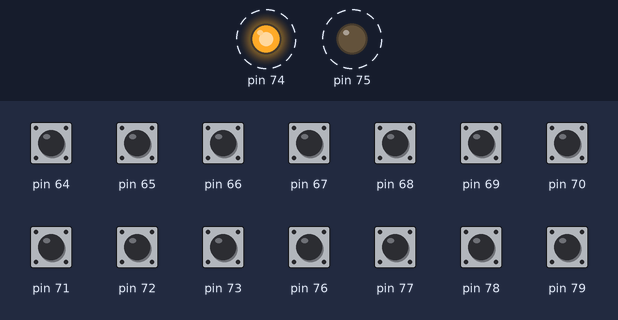
Simulated run of this sketch. Board: Teensy 4. On the bench: output pins drawn as LEDs (lit = HIGH). Dashed ring = blinking. The test bench sets the inputs (shaded band); at power-on: pin 64–73, pin 76–79 HIGH. What the sketch prints to the serial monitor is not drawn.

Above: at 6.45 s.
Timing chart, 0 to 9.0 s (numbered marks = the images above):
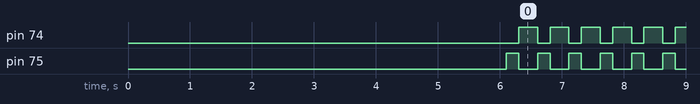

Measured:
- by itself, pin 74: alternates HIGH for 0.30 s and LOW for 0.20 s
- by itself, pin 75: alternates HIGH for 0.20 s and LOW for 0.30 s

The sketch:

MCP23017.ino
```cpp
#include <i2c_t3.h>
#include "Adafruit_MCP23017.h"

Adafruit_MCP23017 io;

void setup() {
  digitalWrite(13, LOW);
  delay(1000);
  digitalWrite(13, HIGH);
  delay(5000);
  digitalWrite(13, LOW);
  Serial.begin(9600);
  Serial.println("Hello");
  Serial.println(INPUT);
  Serial.println(OUTPUT);
  Serial.println(INPUT_PULLUP);
  io.begin();
  Serial.println("have begun");
  for(int i = 0; i < 6; i++) {
    io.pinMode(i, INPUT);
    io.pullUp(i, HIGH);  // turn on a 100K pullup internally
  }
  io.pinMode(10, OUTPUT);
  io.pinMode(11, OUTPUT);

  Serial.println("now ready");
}

void loop() {
  Serial.println(io.readGPIOAB()&0x2f);
  delay(100);
// put your main code here, to run repeatedly:
  digitalWrite(13, io.digitalRead(0));
  io.digitalWrite(10,0);
  io.digitalWrite(11,1);
  delay(200);
   io.digitalWrite(10,1);
  io.digitalWrite(11,0);
  delay(200);

}
```
